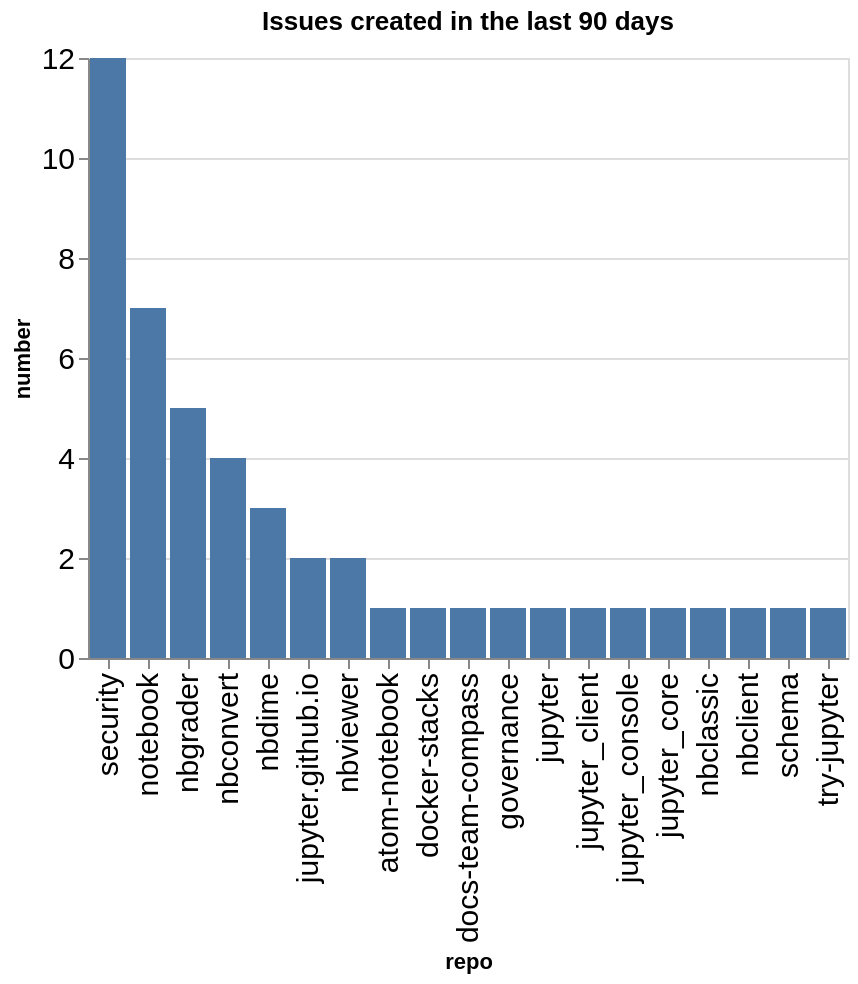

Source (notebook cell):
### Code cell
created_counts = created.groupby(['org', 'repo']).count()['number'].reset_index()
created_counts['org/repo'] = created_counts.apply(lambda a: a['org'] + '/' + a['repo'], axis=1)
sorted_vals = created_counts.sort_values(['org', 'number'], ascending=False)['repo'].values
alt.Chart(data=created_counts, title=f"Issues created in the last {n_days} days").mark_bar().encode(
    x=alt.X('repo', sort=alt.Sort(sorted_vals.tolist())),
    y='number',
)

### Figure 1 — Vega-Lite specification as saved in the notebook (floating-point values rounded to 4 significant figures)
{"config": {"axisLeft": {"labelFontSize": 15}, "axisBottom": {"labelFontSize": 15}}, "data": {"name": "data-f4f63e5be1755ff20f7deaf940e100a8"}, "mark": {"type": "bar"}, "encoding": {"x": {"field": "repo", "sort": ["security", "notebook", "nbgrader", "nbconvert", "nbdime", "jupyter.github.io", "nbviewer", "atom-notebook", "docker-stacks", "docs-team-compass", "governance", "jupyter", "jupyter_client", "jupyter_console", "jupyter_core", "nbclassic", "nbclient", "schema", "try-jupyter"], "type": "nominal"}, "y": {"field": "number", "type": "quantitative"}}, "title": "Issues created in the last 90 days", "$schema": "https://vega.github.io/schema/vega-lite/v5.20.1.json", "datasets": {"data-f4f63e5be1755ff20f7deaf940e100a8": [{"org": "jupyter", "repo": "atom-notebook", "number": 1, "org/repo": "jupyter/atom-notebook"}, {"org": "jupyter", "repo": "docker-stacks", "number": 1, "org/repo": "jupyter/docker-stacks"}, {"org": "jupyter", "repo": "docs-team-compass", "number": 1, "org/repo": "jupyter/docs-team-compass"}, {"org": "jupyter", "repo": "governance", "number": 1, "org/repo": "jupyter/governance"}, {"org": "jupyter", "repo": "jupyter", "number": 1, "org/repo": "jupyter/jupyter"}, {"org": "jupyter", "repo": "jupyter.github.io", "number": 2, "org/repo": "jupyter/jupyter.github.io"}, {"org": "jupyter", "repo": "jupyter_client", "number": 1, "org/repo": "jupyter/jupyter_client"}, {"org": "jupyter", "repo": "jupyter_console", "number": 1, "org/repo": "jupyter/jupyter_console"}, {"org": "jupyter", "repo": "jupyter_core", "number": 1, "org/repo": "jupyter/jupyter_core"}, {"org": "jupyter", "repo": "nbclassic", "number": 1, "org/repo": "jupyter/nbclassic"}, {"org": "jupyter", "repo": "nbclient", "number": 1, "org/repo": "jupyter/nbclient"}, {"org": "jupyter", "repo": "nbconvert", "number": 4, "org/repo": "jupyter/nbconvert"}, {"org": "jupyter", "repo": "nbdime", "number": 3, "org/repo": "jupyter/nbdime"}, {"org": "jupyter", "repo": "nbgrader", "number": 5, "org/repo": "jupyter/nbgrader"}, {"org": "jupyter", "repo": "nbviewer", "number": 2, "org/repo": "jupyter/nbviewer"}, {"org": "jupyter", "repo": "notebook", "number": 7, "org/repo": "jupyter/notebook"}, {"org": "jupyter", "repo": "schema", "number": 1, "org/repo": "jupyter/schema"}, {"org": "jupyter", "repo": "security", "number": 12, "org/repo": "jupyter/security"}, {"org": "jupyter", "repo": "try-jupyter", "number": 1, "org/repo": "jupyter/try-jupyter"}]}}
